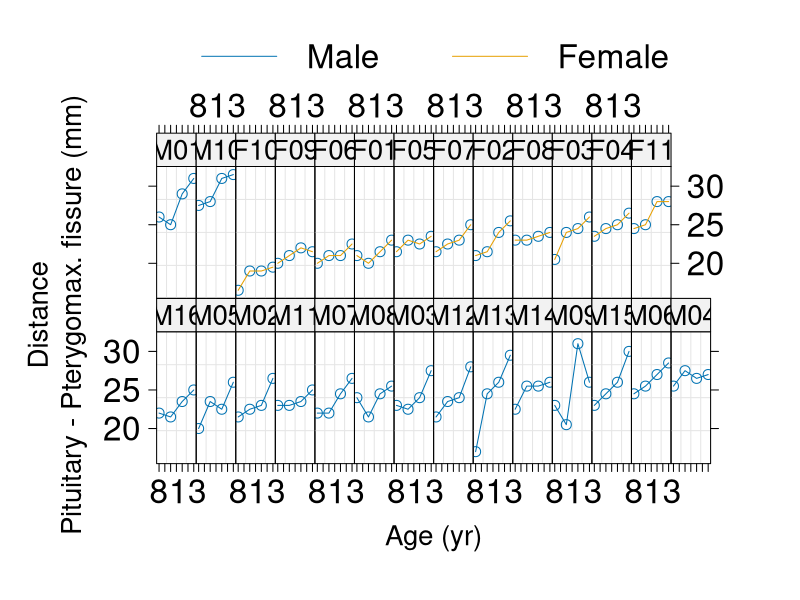
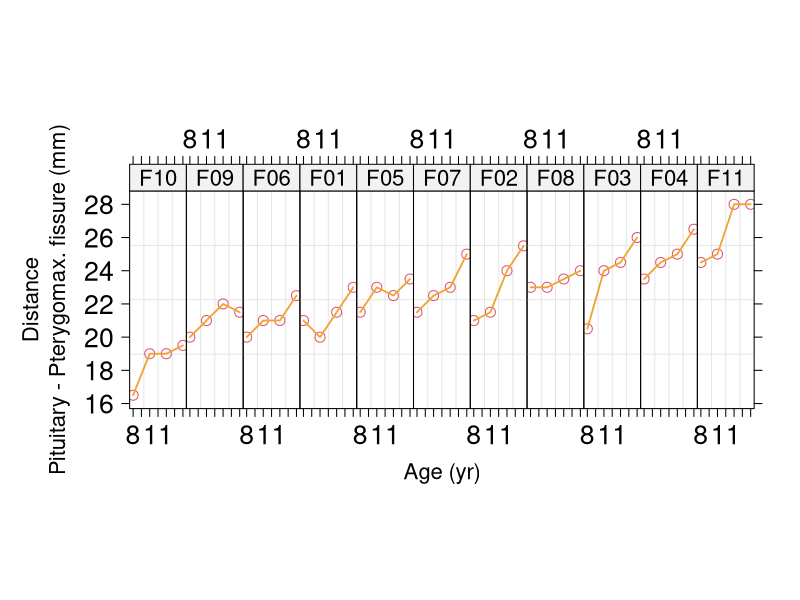
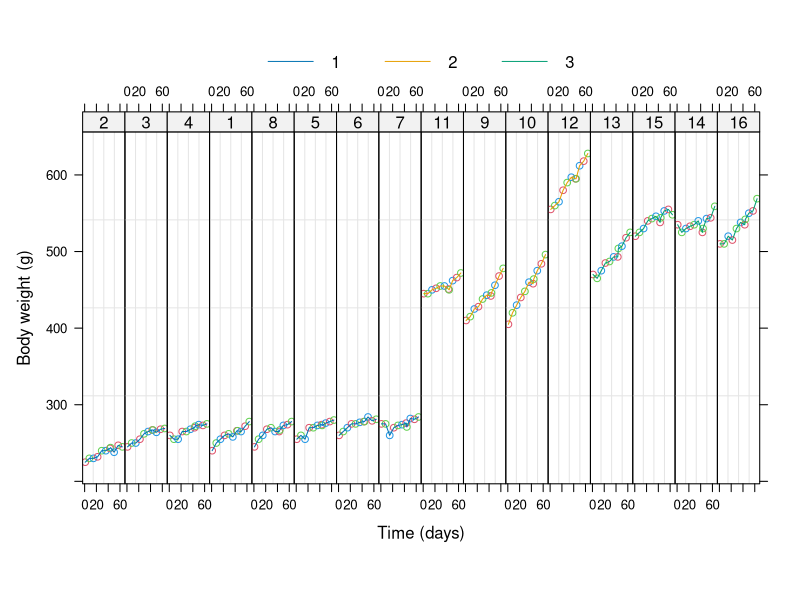
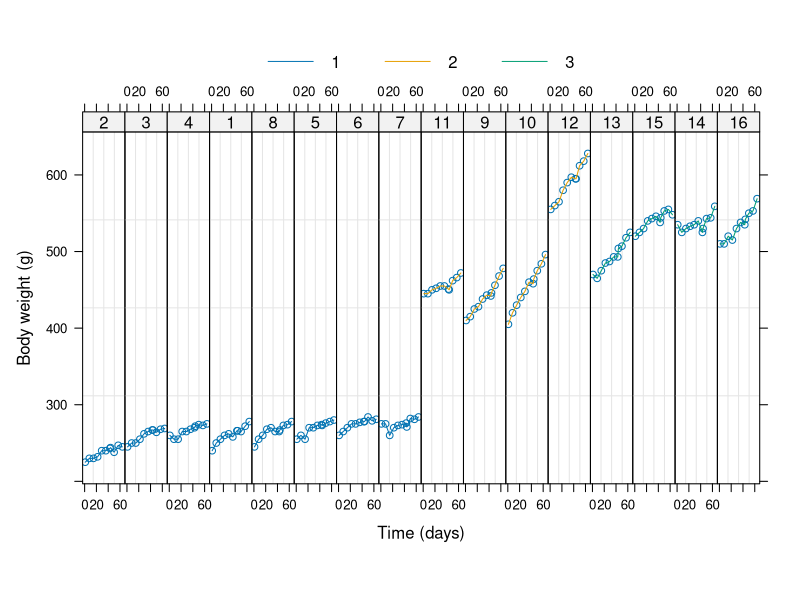
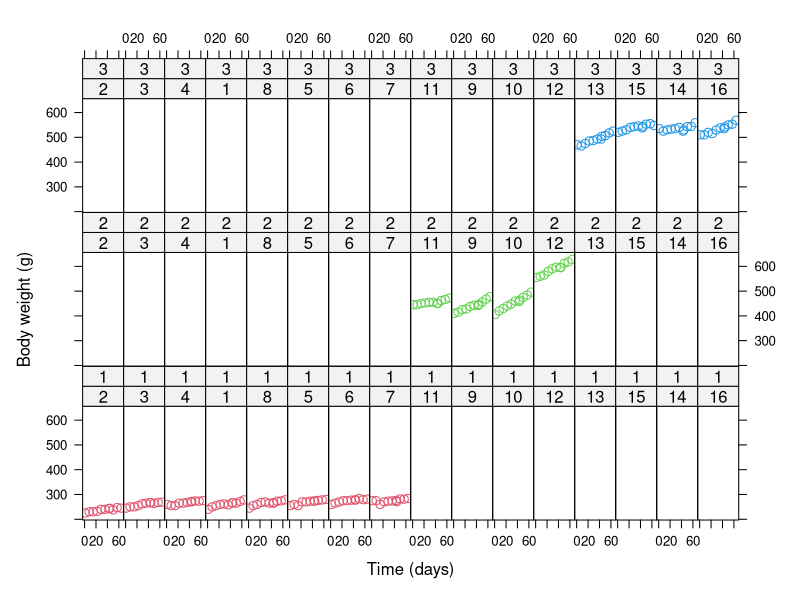
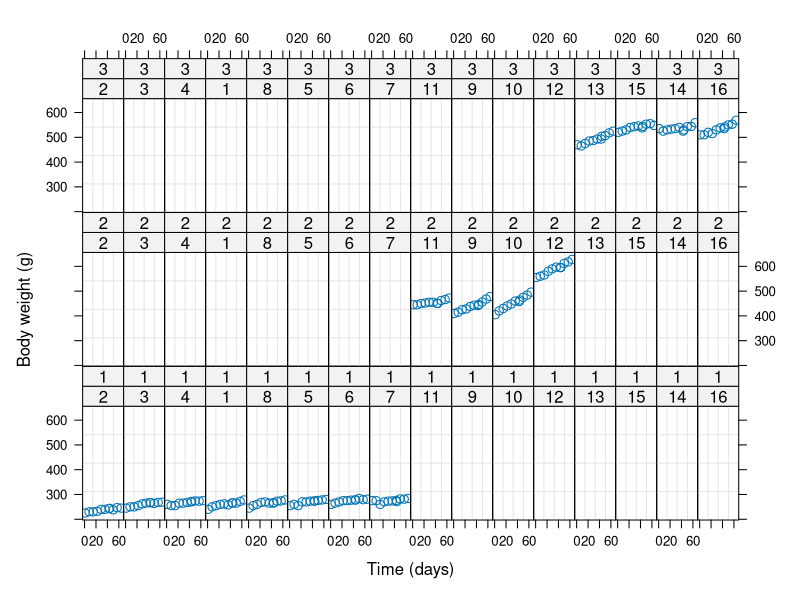
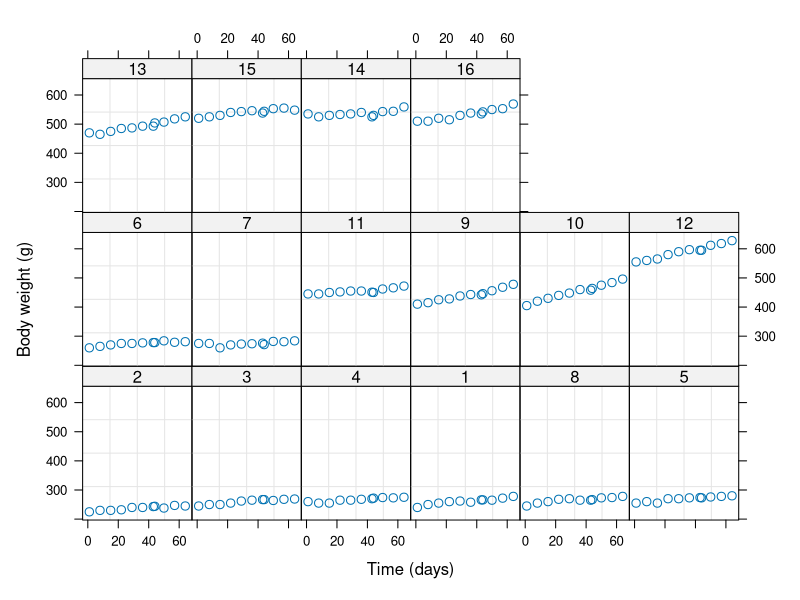
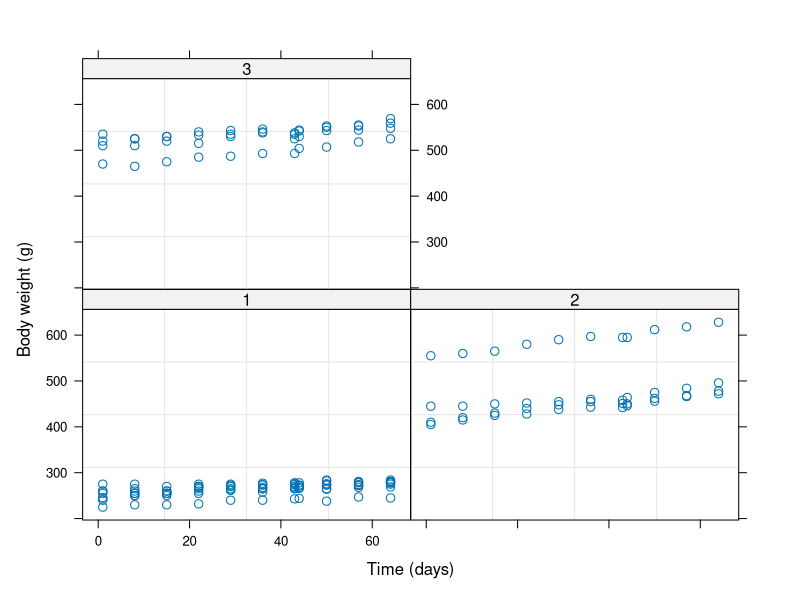

Write the R code that produced these figures, in order.
#######################
##
## Statistical Series:
## Mixed Effects Models
##
## Leonard Mada

### Mixed Effects Models
# - Stats Lecture for Medical Residents:
#   Plots & Images;


####################

library(lattice)
library(nlme)


### Helper Functions

# Note:
# - it proved easier to modify the generated Trellis-object,
#   then set the text & symbol size;

# Images for Presentations:
# - Text: larger size required;
setCEX = function(x, cex = 1.2, text.size = 16, points.size = 12,
		cex.points = 1, col.line = NULL) {
	hasLegend = ! is.null(x$legend);
	if(hasLegend) x$legend$top$args$key$text$cex = cex;
	# Axis:
	x$x.scales$cex = c(cex, cex);
	x$y.scales$cex = c(cex, cex);
	# Panels:
	# $regions$col; $superpose.line$col; $plot.symbol$col
	# x$panel.args.common
	# x$panel.args.common$col.line
	# x$panel.args.common$cex = cex.points;
	if(is.null(x$par.settings)) x$par.settings = list();
	fsz = list(text = text.size, points = points.size);
	x$par.settings$fontsize = fsz;
	if(! is.null(col.line)) {
		# if(is.null(x$par.settings$superpose.line)) x$par.settings$superpose.line = list();
		# x$par.settings$superpose.line$lwd = 4;
		# x$par.settings$superpose.line$col = rep(col.line, 7);
		# x$par.settings$plot.symbol = list(col = col.line)
		x$par.settings$plot.line = list(col = col.line, lwd = 1.75);
	}
	return(x);
}

######################
######################

# setwd(...)

IMG = FALSE;

# Note:
# - Sizes are intended for images included
#   in the presentation; (not for real-time display)

######################

### Example: Orthodont

# Distance: Pituitary - Pterygo-maxillary fissure

###
xAll = Orthodont;
attr(xAll, "labels")$y = "Distance\nPituitary - Pterygomax. fissure";
xF = xAll[xAll$Sex == "Female", ];


### Plot Dataset
if(IMG) png(file = "img/LM.Mixed.Orthodont.png", width = 1200, height = 760)

tmp = plot(xAll, innerGroups = ~ Sex)
setCEX(tmp, text.size = 20)

dev.off()


### Subset: Females
if(IMG) png(file = "img/LM.Mixed.Orthodont.F.png", width = 800, height = 380)

tmp = plot(xF, col.symbol = 2)
setCEX(tmp, col.line = "#F0A232")

dev.off()


### Stats:
fm1 = lme(distance ~ age, data = Orthodont) # random is ~ age
fm2 = lme(distance ~ age + Sex, data = Orthodont, random = ~ 1)
summary(fm1)
summary(fm2)

# TODO

#######################

### Example: BodyWeight
# Body Weight of Rats

colDiet = c(2:4)


head(BodyWeight)
table(BodyWeight$Diet)


plot(BodyWeight, innerGroups = ~ Diet, col = 2:4,
	panel = function(x, y, groups, subscripts, ...) {
		panel.xyplot(x, y, ..., groups = groups, subscripts = subscripts, )
	})


plot(BodyWeight, innerGroups = ~Diet)


###
rat.fit = lme(weight ~ Time + Diet, data = BodyWeight, random = ~ Time|Rat)

# Note: wastes panel-space;
plot(rat.fit, weight ~ Time | Rat + Diet, groups = ~Diet, col = 2:4,
     panel = function(x, y, groups, subscripts, ...) {
  panel.xyplot(x, y, ..., groups = groups, subscripts = subscripts, )
})

plot(rat.fit, weight ~ Time | Rat + Diet)

plot(rat.fit, weight ~ Time | Rat)

plot(rat.fit, weight ~ Time | Diet)


###
labs <- paste(attr(BodyWeight, "labels"),
               attr(BodyWeight, "units"))
xyplot(weight ~ Time | Rat, type = c("p", "r"),
        data = BodyWeight,
        layout = c(NA, 1),  ## enforce 1 row
        groups = Diet,
        auto.key = list(title = "Diet", pch = 19, type = "n", fill = 0.6),
        pch = 19,
        xlab = labs[1],
        ylab = labs[2],
        par.settings = list(superpose.line = list(col = "black")))

# TODO
